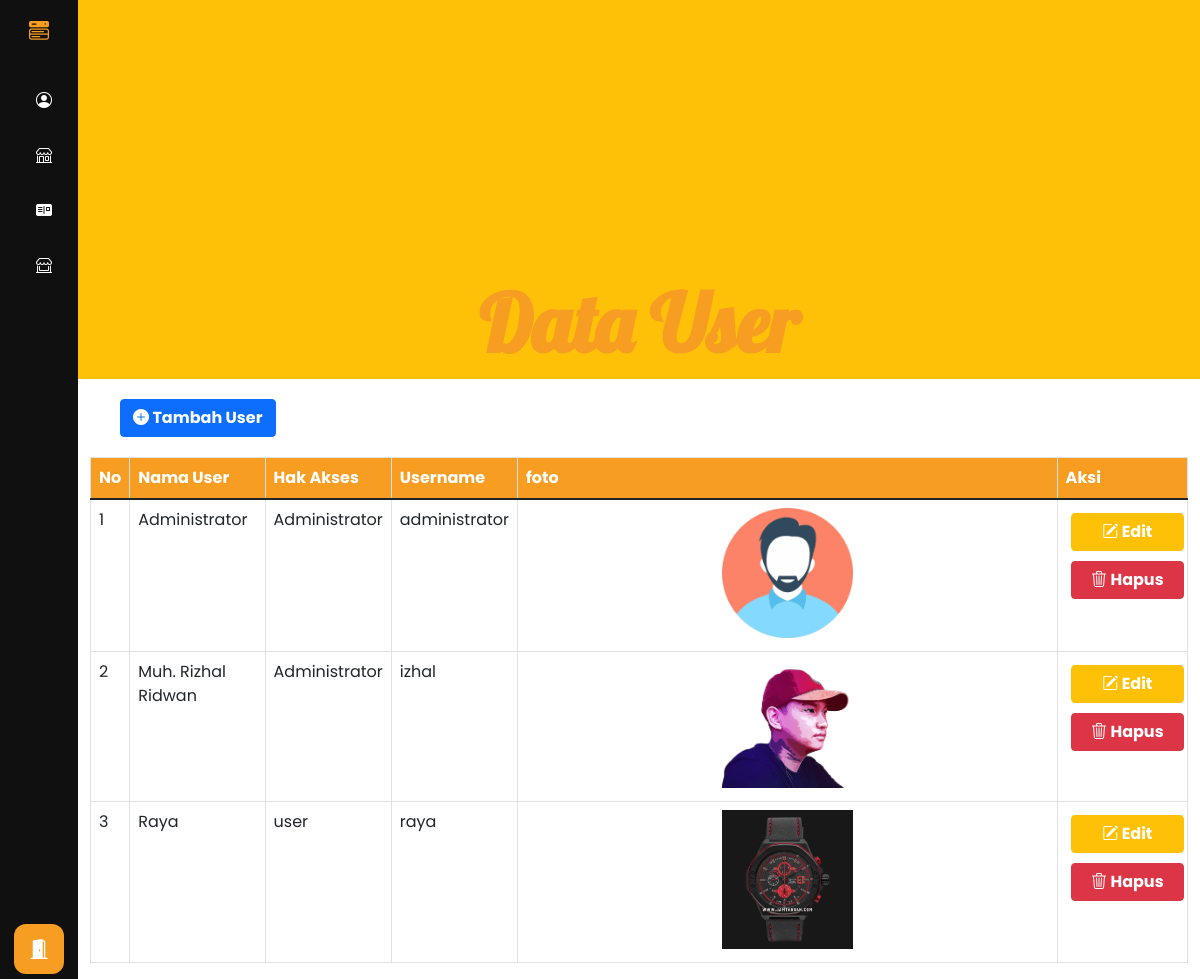
Page /admin/user/index.php (signed in) on the committed database.
### tables this page shows
CREATE TABLE `user` (
  `id` int(11) NOT NULL,
  `nama_user` varchar(100) NOT NULL,
  `hak_akses` varchar(50) NOT NULL,
  `username` varchar(50) NOT NULL,
  `pass` varchar(255) NOT NULL,
  `foto` varchar(50) NOT NULL
);

### admin/user/function.php (called while the page is built, shortened)
<?php
  $conn = mysqli_connect("localhost","root","","tokojam");
  function query($query){
    global $conn;
    $result = mysqli_query($conn,$query);
    $rows = [];
    while ($row = mysqli_fetch_assoc($result)){
      $rows[] = $row;
    }
    return $rows;
  }
?>

### admin/user/index.php (the view, shortened to what this page needs)
<?php
  require "function.php";
  $user = query("SELECT * FROM user");
?>
<!DOCTYPE html>
<html lang="en">
<head>
  <link rel="stylesheet" href="https://cdn.jsdelivr.net/npm/bootstrap-icons@1.8.1/font/bootstrap-icons.css">
  <link href="https://cdn.jsdelivr.net/npm/bootstrap@5.1.3/dist/css/bootstrap.min.css" rel="stylesheet">
  <link rel="stylesheet" href="../css/style.css">
  <link rel="stylesheet" href="//cdn.datatables.net/1.11.5/css/jquery.dataTables.min.css">
</head>
<body>
  <div class="sidebar">
    <div class="logo-content">
      <i class="bi-menu-button-wide-fill" id="btn"></i>
    </div>
    <ul class="nav-list">
      <li>
        <a href="#" id="user">
          <i class="bi-person-circle"></i>
        </a>
      </li>
      <li>
        <a href="../produk/index.php" id="produk">
          <i class="bi-shop"></i>
        </a>
      </li>
      <li>
        <a href="../brand/index.php" id="brand">
          <i class="bi-postcard-fill"></i>
        </a>
      </li>
      <li>
        <a href="../supplier/index.php" id="supplier">
          <i class="bi-shop-window"></i>
        </a>
      </li>
    </ul>
    <div class="profile-content">
      <div class="profile">
        <a href="../../Logout.php"><i class="bi-door-open-fill" id="log-out"></a></i>
      </div>
    </div>
  </div>
  <div class="home-content">
    <div class="container-fluid">
      <div class="row bg-warning">
        <div class="col text-center">
          <h1>Data User</h1>
        </div>
      </div>
      <div class="row">
        <div class="col-md-12">
          <a class="btn btn-primary tambah" href="tambah.php"> <i class="bi-plus-circle-fill"> Tambah User </i> </a>
        </div>
      </div>
      <div class="row">
        <div class="col">
          <table id="table" class="display table table-bordered">
            <thead>
              <tr>
                <th>No</th>
                <th>Nama User</th>
                <th>Hak Akses</th>
                <th>Username</th>
                <th>foto</th>
                <th>Aksi</th>
              </tr>
            </thead>
            <tbody>
              <?php
                $no=1;
                foreach($user as $u) {
              ?>
              <tr>
                <td><?php echo $no ?> </td>
                <td><?php echo $u["nama_user"]; ?></td>
                <td><?php echo $u["hak_akses"]; ?></td>
                <td><?php echo $u["username"] ?></td>
                <td class="text-center"><img class="foto" src="../../img/user/<?php echo $u["foto"] ?>" alt=""></td>
                <td class="text-center aksi">
                  <a href="edit.php?id=<?= $u['id']; ?>" class="btn btn-warning"> <i class="bi-pencil-square"> Edit </i> </a>
                  <a href="hapus.php?id=<?= $u['id']; ?>" class="btn btn-danger" onclick="return confirm('Yakin ingin menghapus data ?');"> <i class="bi-trash3"> Hapus </i> </a>
                </td>
              </tr>
              <?php
                $no++;
                }
              ?>
            </tbody>
          </table>
        </div>
      </div>
    </div>
  </div>
</body>
</html>

### admin/css/style.css (style rules this page uses)
* { margin: 0; padding: 0; box-sizing: border-box; font-family: 'Poppins', sans-serif; }
body { position: relative; min-height: 100vh; width: 100%; overflow: auto; background:#ffffff; }
.sidebar { position: fixed; top: 0; left: 0; height: 100%; width: 78px; background:#101010; padding:6px 14px; transition : all 0.5s ease; z-index: 2; }
.sidebar #btn { position: absolute; color:#f69d22; left: 50%; top: 6px; font-size: 20px; height: 50px; width: 50px; text-align: center; line-height: 50px; transform: translateX(-50%); }
.sidebar ul { margin-top: 20px; padding-left: 5px; }
.sidebar ul li { position: relative ; height: 50px; width: 100%; list-style: none; line-height: 50px; margin-top: 5px; }
.sidebar ul li a { color: #000000; display: flex; align-items: center; text-decoration: none; transition: all 0.4s ease; border-radius: 12px; white-space: nowrap; color: #fff; transition: all 0.3s ease; }
.sidebar ul li i { height: 50px; min-width: 50px; border-radius: 12px; line-height: 50px; text-align: center; }
.sidebar .profile-content { position: absolute; bottom: 0; left: 0; width: 100%; }
.sidebar .profile-content .profile { position: relative; padding: 10px 6px; height: 60px; background: none; transition: all 0.4s ease; }
.profile #log-out { position: absolute; left: 50%; bottom: 5px; transform: translateX(-50%); min-width: 50px; line-height: 50px; font-size: 20px; border-radius: 12px; color: #ffffff; text-align: center; transition: all 0.4s ease; background-color: #f69d22; }
.home-content { position: absolute; height: 100%; width: calc(100% - 78px); left: 78px; transition: all 0.5s ease; }
.home-content h1 { font-size: 500%; color: #f69d22; font-weight: bold; padding-top: 25%; }
td .foto { width: 25%; padding: 0px; }
td img { width: 50%; }
.row .col-md-12 .tambah { margin-bottom: 20px; margin-top: 20px; margin-left: 30px; }
.row .col h1 { font-weight: bold; font-family: 'Lobster'; }
.aksi { max-width: 10%; padding: 5px 10px; }
.foto { margin-bottom: 5px; }
#table { padding-top: 20px; }
#table thead { background-color: #f69d22; color: #fff; font-weight: bolder; }
.aksi .btn { margin: 5px 5px 5px 5px; width:100%; color: white; }
.btn i { font-style: normal; font-weight: bold; }

### rows in the picture
user: nama_user "Administrator", hak_akses "Administrator", username "administrator", foto (picture)
user: nama_user "Muh. Rizhal Ridwan", hak_akses "Administrator", username "izhal", foto (picture)
user: nama_user "Raya", hak_akses "user", username "raya", foto (picture)
